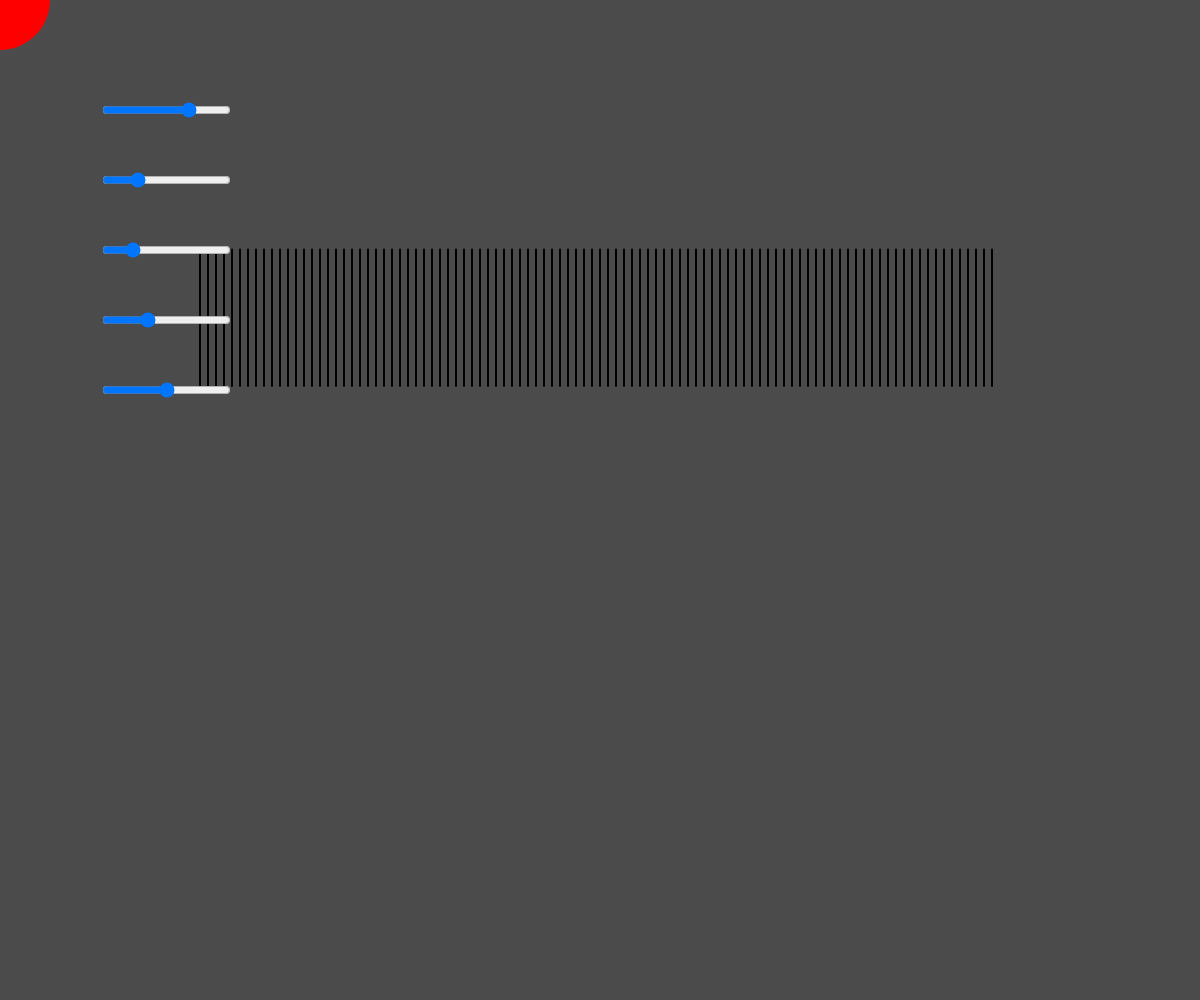
Frame 1 (no input)
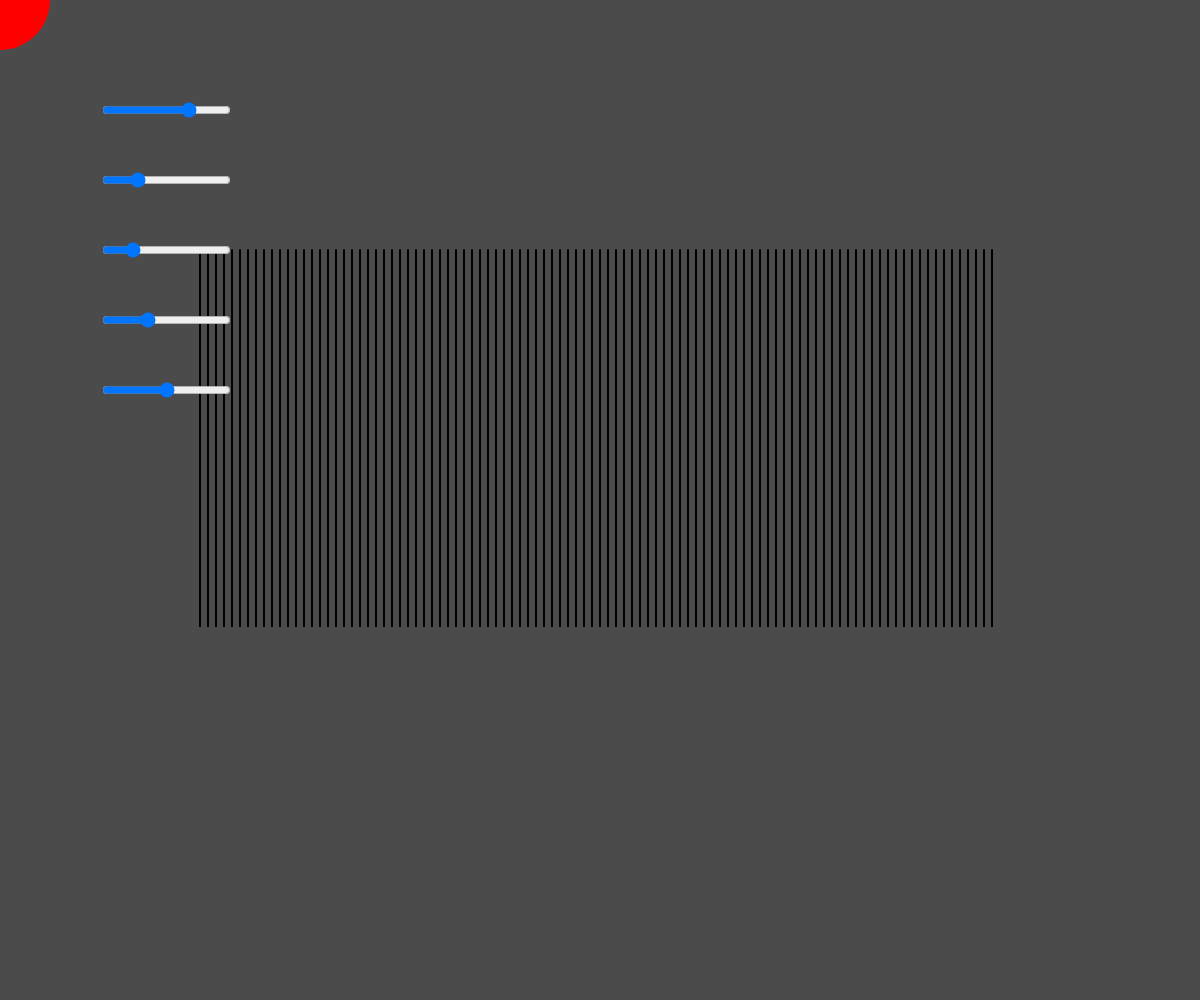
Frame 60 (no input)
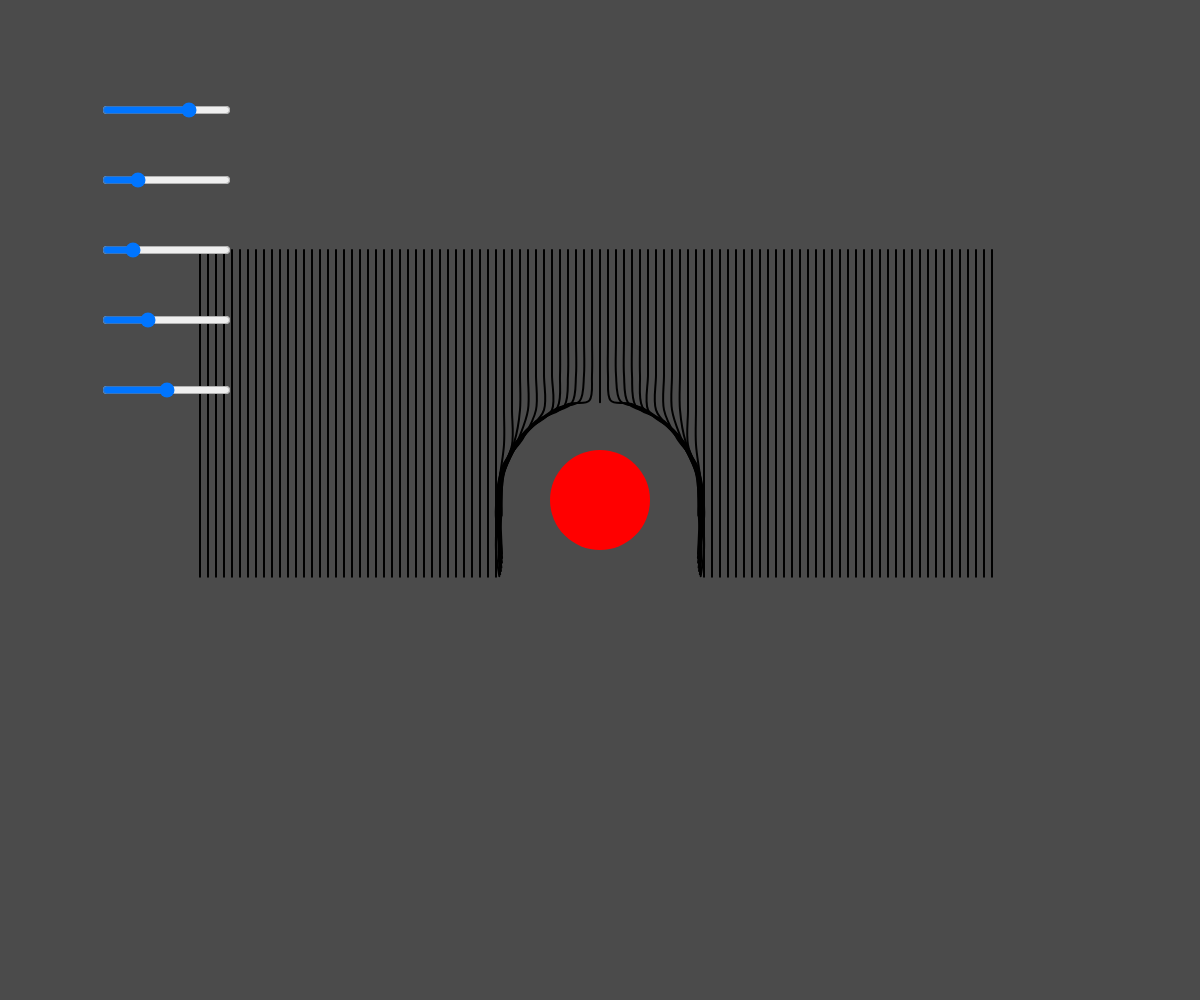
Frame 120 (the mouse pressed at the canvas centre since frame 60)

The p5.js sketch that drew these frames (run headless with seeded random() and noise() and a simulated clock; from frame 60 on, the mouse is pressed at the canvas centre):

// p5.js sketch
// ── sketch.js
var ropes = [];
var collisionSize;
var debugMode = false;

var gravitySlider;
var airDragSlider;
var elasticitySlider;
var thicknessSlider;
var collisionSizeSlider;
var debugButton;


function setup() {
  createCanvas(windowWidth, windowHeight);
  
  // // Create on-screen controls.
  gravitySlider = new SliderLayout("Gravity", -5, 5, 2, 0.1, 100, 100);
  airDragSlider = new SliderLayout("Air drag", 0.1, 0.5, 0.2, 0.1, 100, 170);
  elasticitySlider = new SliderLayout("Elasticity", 0.05, 0.3, 0.1, 0.01, 100, 240);
  thicknessSlider = new SliderLayout("Stroke thickness", 1, 4, 2, 0.1, 100, 310);
  collisionSizeSlider = new SliderLayout("Collision size", 50, 150, 100, 1, 100, 380);

  
  var ropeCount = 100;
  
  // Create a series of ropes along the scene's width.
  for (var i = 0; i < ropeCount; i++) {
    var x = map(i, 0, ropeCount, width/2-400, width/2+400);
    var y = height/4;

    var newRope = new Rope(x, y, 10);
    ropes.push(newRope);
  }
} 


function draw() {
  background(75);
  
  collisionSize = collisionSizeSlider.slider.value();
  
  // Display collision object.
  noStroke();
  fill(255, 0, 0);
  ellipse(mouseX, mouseY, collisionSize, collisionSize);
  
  // React against collision object.
  for (var i = 0; i < ropes.length; i++) {
    for (var j = 0; j < ropes[i].objs.length; j++) {
      var d = dist(mouseX, mouseY, ropes[i].objs[j].pos.x, ropes[i].objs[j].pos.y);
      
      if (d < collisionSize) {
        // Push ball away from collision object.
        var force = new p5.Vector(ropes[i].objs[j].pos.x, ropes[i].objs[j].pos.y);
        force.sub(mouseX, mouseY);
        force.normalize();
        force.mult(2);
        ropes[i].objs[j].acc.add(force);
      }
    }
    
    ropes[i].display();
  }
  
}



// ── pendulum.js
function Pendulum(x, y, parent) {
  
  this.pos = new p5.Vector(x, y);
  this.vel = new p5.Vector(0, 0);
  this.acc = new p5.Vector(0, 0);
  this.mass = 2;
  this.parent = parent;
  
  this.restLength = p5.Vector.dist(this.pos, this.parent.pos);
  
  this.move = function() {
    // Push down with gravity.
    var gravity = new p5.Vector(0, gravitySlider.slider.value());
    gravity.div(this.mass);
    this.acc.add(gravity);
    
    // Add air-drag.
    this.vel.mult(1-airDragSlider.slider.value());
    this.vel.limit(5);
    
    // Move it.
    this.vel.add(this.acc);
    this.pos.add(this.vel);
    this.acc.mult(0);
    
    // Adjust its spring.
    var currentLength = p5.Vector.dist(this.pos, this.parent.pos);
    
    var spring = new p5.Vector(this.pos.x, this.pos.y);
    spring.sub(this.parent.pos);
    spring.normalize();
    
    var stretchLength = currentLength-this.restLength;
    spring.mult(-elasticitySlider.slider.value()*stretchLength);
    spring.div(this.mass);
    this.acc.add(spring);
  }
  
  this.display = function() {
    if (this.parent != null) {
      strokeWeight(1);
      stroke(0);
      line(this.parent.pos.x, this.parent.pos.y, this.pos.x, this.pos.y);
    }
    
    strokeWeight(5);
    stroke(0, 255, 0);
    point(this.pos.x, this.pos.y);
  }
}
// ── rope.js
function Rope(x, y, count) {
  
  this.objs = [];
  
  this.objs.push(new Spring(x, y, 1));

  for (var i = 0; i < count; i++) {
    this.objs.push(new Pendulum(x, y+i*15, this.objs[this.objs.length-1]))
  }
  
  this.display = function() {
    noFill();
    stroke(0);
    strokeWeight(thicknessSlider.slider.value());
    
    beginShape();
    curveVertex(this.objs[0].pos.x, this.objs[0].pos.y);
    
    for (var i = 0; i < this.objs.length; i++) {
      this.objs[i].move();
      

        curveVertex(this.objs[i].pos.x, this.objs[i].pos.y);
      
    }
    
    curveVertex(this.objs[this.objs.length-1].pos.x, this.objs[this.objs.length-1].pos.y);
    endShape();
  }
}
// ── sliderLayout.js
function SliderLayout(label, minValue, maxValue, defaultValue, steps, posx, posy) {
  
  this.label = label;
  this.slider = createSlider(minValue, maxValue, defaultValue, steps);
  this.slider.position(posx, posy);
  
  this.display = function() {
    var sliderPos = this.slider.position();
    
    noStroke();
    fill(255);
    textSize(15);
    text(this.label, sliderPos.x, sliderPos.y-10);

    fill(255, 255, 0);
    text(this.slider.value(), sliderPos.x+this.slider.width+10, sliderPos.y+10);
  }
}
// ── spring.js
function Spring(x, y, maxForce) {
  
  this.pos = new p5.Vector(x, y);
  this.vel = new p5.Vector(0, 0);
  this.acc = new p5.Vector(0, 0);
  this.target = new p5.Vector(x, y);
  this.maxForce = maxForce;
  
  this.move = function() {
    var distThreshold = 20;
    
    // Move towards the target.
    var push = new p5.Vector(this.target.x, this.target.y);
    var distance = dist(this.pos.x, this.pos.y, this.target.x, this.target.y);
    var force = map(min(distance, distThreshold), 0, distThreshold, 0, this.maxForce);
    push.sub(this.pos);
    push.normalize();
    push.mult(force);
    this.acc.add(push);
    
    // Add air-drag.
    this.vel.mult(1-airDragSlider.slider.value());
    
    // Move it.
    this.vel.add(this.acc);
    this.pos.add(this.vel);
    this.acc.mult(0);
  }
  
  this.display = function() {
    strokeWeight(1);
    stroke(0);
    line(this.target.x, this.target.y, this.pos.x, this.pos.y);
    
    strokeWeight(5);
    stroke(0, 255, 0);
    point(this.pos.x, this.pos.y);
  }
}
